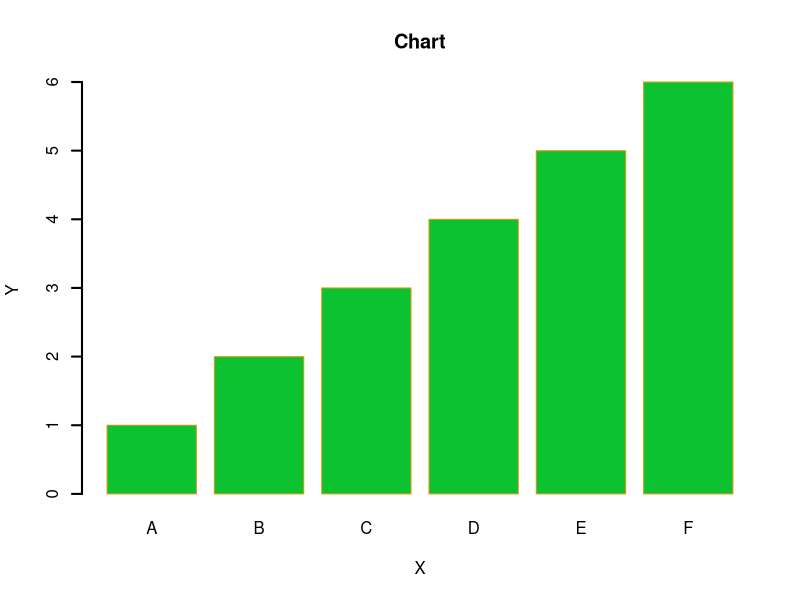

This figure's R source:
h <- c(1, 2, 3, 4, 5, 6)
M <- c("A", "B", "C", "D", "E", "F")
barplot(h,
    names.arg = M, xlab = "X", ylab = "Y",
    col = "#0dc231", main = "Chart", border = "#e29b16", lwd = 2
)
